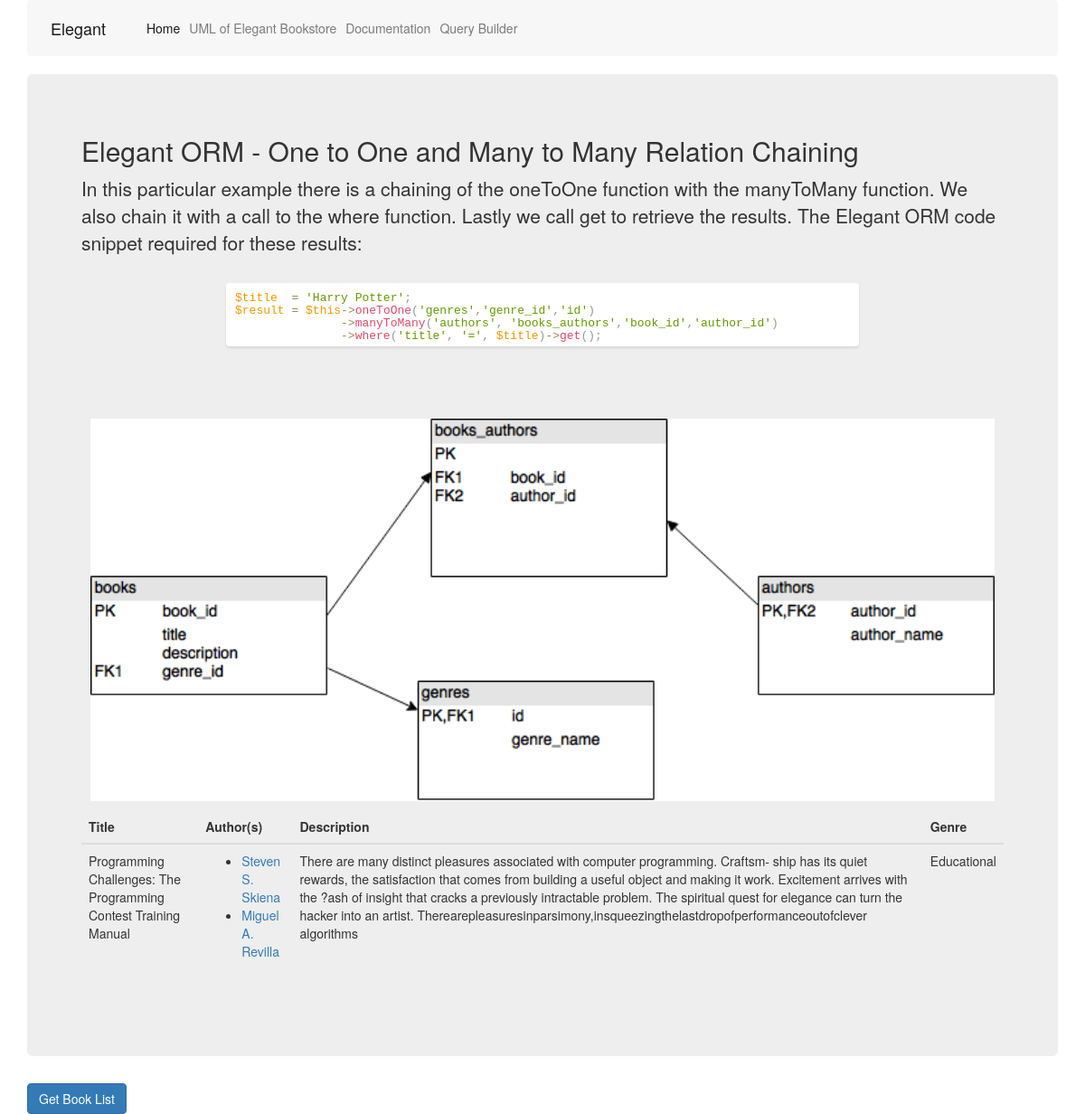
The app's page /index.php?book=Programming Challenges: The Programming Contest Training Manual with its own data.
### tables this page shows
CREATE TABLE `books` (
  `book_id` int(11) NOT NULL,
  `title` varchar(250) NOT NULL,
  `description` text NOT NULL,
  `genre_id` int(9) DEFAULT NULL
);

CREATE TABLE `authors` (
  `author_id` int(9) NOT NULL,
  `author_name` varchar(256) NOT NULL
);

CREATE TABLE `genres` (
  `id` int(9) NOT NULL,
  `genre_name` varchar(250) DEFAULT NULL
);

### index.php (called while the page is built)
<?php
include_once("controller/Controller.php");
$SUPER_CONTROLLER = new Controller();
$SUPER_CONTROLLER->invoke();
?>

### model/Book.php (called while the page is built, shortened)
<?php
include_once("Elegant/Model.php");
class Book extends Model {
	public function __construct()
	{
			$this->table_name = 'books';
	}
	public function getBook($title)
	{
		return $result = $this->oneToOne('genres','genre_id','id')->manyToMany('authors', 'books_authors','book_id','author_id')->where('title', '=', $title)->get();
	}
}
?>

### Elegant/Database.php (called while the page is built, shortened)
<?php
class Database {
	private $host       ;
	private $user       ;
	private $password   ;
	private $database   ;
	private $connection = null;
	private $stmt = null;
	function __construct()
	{
		$this->host     = DB_HOST;
		$this->user     = DB_USER;
		$this->password = DB_PASS;
		$this->database = DB_NAME;
		$conn = $this->connectDB();
		$this->connection = $conn;
	}
	private function connectDB() {
		 $dsn = 'mysql:host=' . $this->host . ';dbname=' . $this->database. ';charset=utf8';
		$options = array(
		PDO::ATTR_PERSISTENT => false,
		PDO::ATTR_ERRMODE => PDO::ERRMODE_EXCEPTION
		);
        try{
            $this->connection = new PDO($dsn, $this->user, $this->password, $options);
        }
        catch(PDOException $e){
            $this->error = $e->getMessage();
        }
		return $this->connection;
	}
	public function query($query){
		if($this->connection!=null)
    	$this->stmt = $this->connection->prepare($query);
		else
		 return;
	}
	public function execute(){
		if($this->stmt!=null)
		return $this->stmt->execute();
		else
		 return;
	}
	public function resultset(){
		$this->execute();
		return $this->stmt->fetchAll(PDO::FETCH_ASSOC);
	}
	public function rowCount(){
		return $this->stmt->rowCount();
	}
}
?>

### Elegant/Model.php (called while the page is built, shortened)
<?php
include_once("Database.php");
include_once("QueryBuilder.php");
class Model extends Database
{
    private $queryBuilder = NULL;
    public $table_name = NULL;
    function __construct()
    {
        $this->queryBuilder = new QueryBuilder($this->table_name);
    }
    public function where ($col_name, $arg2, $arg3 )
    {
        $this->queryBuilder->where($col_name, $arg2, $arg3);
        return $this;
    }
	public function manyToMany($table_name,$junction_table,$this_primary_key,$primary_key)
    {
        $this->checkTableExist($table_name);
        $this->checkTableExist($junction_table);
        $this->queryBuilder->manyToMany($table_name,$junction_table,$this_primary_key,$primary_key);
        return $this;
    }
    public function oneToOne($table_name, $primary_key, $foreign_key)
    {
        $this->checkTableExist($table_name);
        $this->queryBuilder->oneToOne($table_name, $primary_key, $foreign_key);
        return $this;
    }
    public function get($cols = NULL)
    {
        $this->checkTableExist();
        $q = $this->queryBuilder->get($cols);
        $this->query($q);
        return $this->resultset();
    }
    private function checkTableExist ($table_name = NULL)
    {
        $tableExists = $this->checkTableExistHelper($table_name);
    }
    private function checkTableExistHelper ($table_name)
    {
        if ($table_name == NULL)
        {
            $this->query("SHOW TABLES LIKE '".$this->table_name."'");
        }
        else
        {
            $this->query("SHOW TABLES LIKE '".$table_name."'");
        }
        $result = $this->execute();
        return $this->rowCount($result) > 0;
    }
}
?>

### Elegant/QueryBuilder.php (called while the page is built, shortened)
<?php
class QueryBuilder
{
    private $hasWhereClause;
    private $isManyToMany;
    private $isOneToOne;
    private $isOneToMany;
    private $query;
    private $table_name;
    function __construct ($models_table_name)
    {
        $this->table_name = $models_table_name;
    }
    public function where ( $col_name, $arg2, $arg3 )
    {
        if ( ! $this->hasWhereClause )
        {
            if ($this->query == '')
            {
                $this->query =" WHERE ".$col_name.$arg2."'".$arg3."'";
            }
            else
            {
                $this->query .=" WHERE ".$col_name.$arg2."'".$arg3."'";
            }
        }
        else
        {
             $this->query .=" AND ".$col_name.$arg2."'".$arg3."'";
        }
        $this->hasWhereClause = TRUE;
        return $this;
    }
	public function manyToMany ( $table_name, $junction_table, $this_primary_key, $primary_key)
    {
        $this->isManyToMany = TRUE;
        if($this->query == '')
        {
            $this->query = $this->table_name." JOIN ".$junction_table." ON (".$this->table_name.".".$this_primary_key."=".$junction_table.".".$this_primary_key.") JOIN ". $table_name." ON (".$junction_table.".".$primary_key."=".$table_name.".".$primary_key.")";
        }
        else
        {
             $this->query .= " JOIN ".$junction_table." ON (".$this->table_name.".".$this_primary_key."=".$junction_table.".".$this_primary_key.") JOIN ". $table_name." ON (".$junction_table.".".$primary_key."=".$table_name.".".$primary_key.")";
        }
        return $this;
    }
    public function oneToOne ( $table_name, $primary_key, $foreign_key)
    {
        $this->isOneToOne = TRUE;
        $this->query = $this->table_name." JOIN ".$table_name." ON ".$this->table_name.".".$primary_key."=".$table_name.".".$foreign_key;
        return $this;
    }
    public function get ($cols = NULL)
    {
        $final_query = 'SELECT ';
        if ($cols == null)
        {
            if ($this->isOneToOne || $this->isOneToMany || $this->isManyToMany)
            {
                $final_query .= "* FROM ";
            }
            else
            {
                $final_query .= "* FROM ".$this->table_name;
            }
        }
        if ($this->query !== '')
        {
            $final_query .= $this->query;
            return $final_query;
        }
        else
        {
            $this->resetProperties();
            return $final_query;
        }
    }
    private function resetProperties()
    {
        $this->hasWhereClause = FALSE;
        $this->isManyToMany   = FALSE;
        $this->isOneToOne     = FALSE;
        $this->isOneToMany    = FALSE;
        $this->query          = '';
    }
}
?>

### view/pages/viewbook.php (the view, shortened to what this page needs)
<div class="jumbotron">
<h2> Elegant ORM - One to One and Many to Many Relation Chaining</h2>
<p> In this particular example there is a chaining of the oneToOne function with the manyToMany function. We also chain it with a call to the where function.  Lastly we call get to retrieve the results. The Elegant ORM code snippet required for these results: </p>
<div style="height: 5em;" class="call-to-action-wrapper">
<div style="height: 5em;" class="code-window animate fade-in">
    <div style="height: 5em;" class="code-editor CodeFlask"><div class="CodeFlask__textarea"></div><pre class="CodeFlask__pre  language-php"><code class="CodeFlask__code  language-php"><span class="token variable">$title</span>  <span class="token operator">=</span> <span class="token string">'Harry Potter'</span><span class="token punctuation">;</span>
<span class="token variable">$result</span> <span class="token operator">=</span> <span class="token variable">$this</span><span class="token operator">-</span><span class="token operator">&gt;</span><span class="token function">oneToOne</span><span class="token punctuation">(</span><span class="token string">'genres'</span><span class="token punctuation">,</span><span class="token string">'genre_id'</span><span class="token punctuation">,</span><span class="token string">'id'</span><span class="token punctuation">)</span>
	       <span class="token operator">-</span><span class="token operator">&gt;</span><span class="token function">manyToMany</span><span class="token punctuation">(</span><span class="token string">'authors'</span><span class="token punctuation">,</span> <span class="token string">'books_authors'</span><span class="token punctuation">,</span><span class="token string">'book_id'</span><span class="token punctuation">,</span><span class="token string">'author_id'</span><span class="token punctuation">)</span>
	       <span class="token operator">-</span><span class="token operator">&gt;</span><span class="token function">where</span><span class="token punctuation">(</span><span class="token string">'title'</span><span class="token punctuation">,</span> <span class="token string">'='</span><span class="token punctuation">,</span> <span class="token variable">$title</span><span class="token punctuation">)</span><span class="token operator">-</span><span class="token operator">&gt;</span><span class="token function">get</span><span class="token punctuation">(</span><span class="token punctuation">)</span><span class="token punctuation">;</span>
	</code></pre></div>
</div>
</div>
<img class="relationsImage" src="assets/images/OneToOneChainedManyToMany.png"></img>
<table class="table table-hover">
	<thead>
      <tr>
        <th>Title</th>
        <th>Author(s)</th>
        <th>Description</th>
        <th>Genre</th>
      </tr>
    </thead>
    <tr>
<?php
	$authors = '';
	foreach ($book as $b )
	{
		$authors .= '<li><a href="index.php?author='.$b['author_name'].'">'.$b['author_name'].'</a> </li>';
	}
	echo '<td>' . $book[0]['title'] .'</td>';
	echo '<td> <ul>' . $authors . '<ul> </td>';
	echo '<td>' . $book[0]['description'] . '</td>';
	echo '<td>' . $book[0]['genre_name'] . '</td>';
?>
	</tr>
</table>
<br>
</div>

### controller/Controller.php (shortened to what this page needs)
<?php
include_once("model/Book.php");
class Controller {
	public $book_model;
	public function __construct()
    {
        $this->book_model = new Book();
    }
	public function invoke()
	{
		if(isset($_GET['book']))
		{
			$book = $this->book_model->getBook($_GET['book']);
			include 'view/templates/header.php';
			include 'view/pages/viewbook.php';
			include 'view/templates/footer.php';
		}
	}
}
?>

### view/templates/header.php (shortened to what this page needs)
<!DOCTYPE html>
<html lang="en">
<head>
  <link rel="stylesheet" href="./assets/css/codeflaskstyle.css">
  <link rel="stylesheet" href="./assets/css/codeflask.css">
  <link rel="stylesheet" href="./assets/css/prism.css">
  <link rel="stylesheet" href="./assets/css/bootstrap.min.css">
  <link rel="stylesheet" href="./assets/css/style.css">
</head>
<body class="container">
<nav class="navbar navbar-toggleable-md navbar-light bg-faded">
  <a class="navbar-brand" href=".">Elegant</a>
  <div class="collapse navbar-collapse" id="navbarSupportedContent">
    <ul class="navbar-nav mr-auto">
      <li class="nav-item active">
        <a class="nav-link" href=".">Home <span class="sr-only">(current)</span></a>
      </li>
      <li class="nav-item">
        <a class="nav-link" href="./?uml">UML of Elegant Bookstore</a>
      </li>
      <li class="nav-item">
        <a class="nav-link" href="./?documentation">Documentation</a>
      </li>
      <li class="nav-item">
        <a class="nav-link" href="./?query-builder">Query Builder</a>
      </li>
    </ul>
  </div>
</nav>
<link rel="stylesheet" href="https://maxcdn.bootstrapcdn.com/bootstrap/3.3.7/css/bootstrap.min.css">

### view/templates/footer.php
<a class="btn btn-primary" href=".">Get Book List</a>
</body>
</html>

### assets/css/codeflaskstyle.css (style rules this page uses)
@media only screen and (min-width: 740px) { .container, .container-full { width: 720px; } }
@media only screen and (min-width: 980px) { .container, .container-full { width: 960px; } }
@media only screen and (min-width: 1140px) { .container, .container-full { width: 1120px; } }
.call-to-action-wrapper { margin-bottom: 5rem; }
.call-to-action-wrapper > * { color: #fff; }
.code-window { max-width: 700px; height: 380px; border-radius: 4px; background: #fff; margin: 3rem auto -5rem; box-shadow: 0 2px 3px rgba(0, 0, 0, 0.1); overflow: hidden; }
.code-window .code-editor { position: relative; height: 340px; color: #444; }
.animate { -webkit-animation-duration: 1s; animation-duration: 1s; -webkit-animation-fill-mode: both; animation-fill-mode: both; }
.fade-in { -webkit-animation-name: fadeIn; animation-name: fadeIn; }

### assets/css/codeflask.css (style rules this page uses)
.CodeFlask { position:relative; overflow:hidden; }
.CodeFlask__textarea, .CodeFlask__pre { box-sizing:border-box; position:absolute; top:0; left:0; width:100%; padding:1rem; border:none; font-family: monospace; font-size:13px; background:transparent; white-space:pre-wrap; line-height:1.5em; word-wrap: break-word; }
.CodeFlask__textarea { border:none; background:transparent; outline:none; resize:none; opacity:0.4; margin:0; z-index:1; height:100%; }
.CodeFlask__pre { z-index:2; overflow-y:auto; margin:0; }
.CodeFlask__code { font-size:inherit; font-family:inherit; color:inherit; display:block; }

### assets/css/prism.css (style rules this page uses)
code, pre, textarea { line-height:1.4rem !important; }
.token.punctuation { color: #999; }
.token.selector, .token.attr-name, .token.string, .token.char, .token.builtin, .token.inserted { color: #690; }
.token.operator, .token.entity, .token.url, .language-css .token.string, .style .token.string { color: #a67f59; }
.token.function { color: #DD4A68; }
.token.regex, .token.important, .token.variable { color: #e90; }

### assets/css/style.css (style rules this page uses)
.relationsImage { width:100%; padding:10px; }

### records on screen
books: title "Programming Challenges: The Programming Contest Training Manual", authors.author_name "Steven S. Skiena", authors.author_name "Miguel A. Revilla", description "There are many distinct pleasures associated with computer programming. Craftsm- ship has its quiet rewards, the satisfaction that comes from building a useful object and making it work. Excitement arrives with the ?ash of insight that cracks a previously intractable problem. The spiritual quest for elegance can turn the hacker into an artist. Therearepleasuresinparsimony,insqueezingthelastdropofperformanceoutofclever algorithms"
genres: genre_name "Educational"
